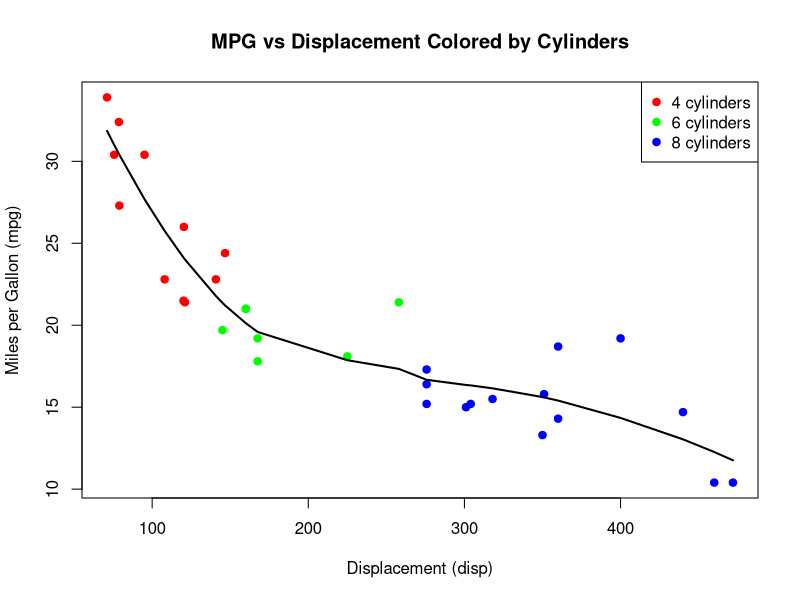

The R source for this figure:
data(mtcars)


colors <- c("4" = "red", "6" = "green", "8" = "blue")


plot(mtcars$disp, mtcars$mpg,
     col = colors[as.character(mtcars$cyl)],
     pch = 19,
     xlab = "Displacement (disp)",
     ylab = "Miles per Gallon (mpg)",
     main = "MPG vs Displacement Colored by Cylinders")

lines(
  sort(mtcars$disp),
  predict(loess(mpg ~ disp, data = mtcars, span = 0.75), newdata = data.frame(disp = sort(mtcars$disp))),
  col = "black",
  lwd = 2
)

legend("topright",
       legend = c("4 cylinders", "6 cylinders", "8 cylinders"),
       col = c("red", "green", "blue"),
       pch = 19)
